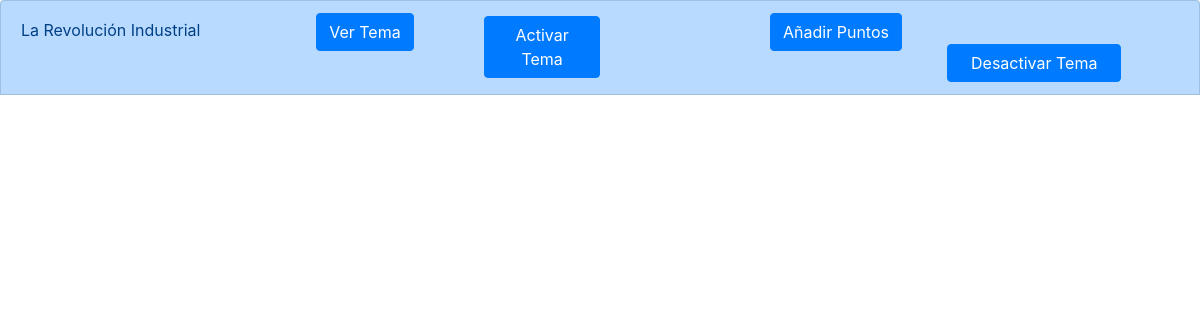
The app's page /Aula_VirtualPHP/VerTema.php?Id_Activo=1 (signed in), older data.
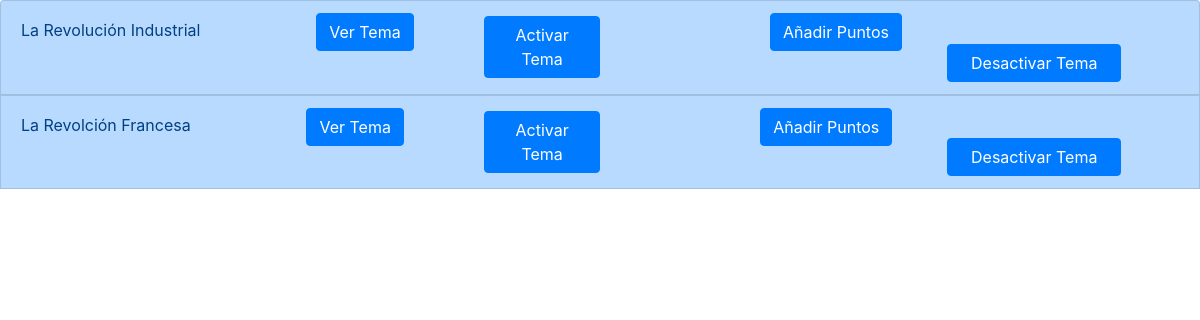
The same page, newer data.
### tables this page shows
create table Temas(
	TemaId int primary key auto_increment not null,	
	Titulo varchar(100)not null,
	Resumen text not null,
	ProfesorId int not null,
	MateriaId int not null,
	NivelId int not null,
	FechaCreacion date not null,
	EsActivo boolean not null,
	Numero int not null,
	Orden int not null,
	foreign key(ProfesorId)references Profesores(ProfesorId)on update cascade on delete cascade,
	foreign key(MateriaId)references Materias(MateriaId)on update cascade on delete cascade ,
	foreign key(NivelId)references Niveles(NivelId)on update cascade on delete cascade
	);

### Aula_VirtualPHP/VerTema.php (the view, shortened to what this page needs)
<html><meta charset='utf-8'>
	<?php
		include("conexion.php");
		$Id_Profesor=$_SESSION["ProfesorId"];
		$Id_Materia=$_GET["Id_Activo"];
	?>
	<head>
		<link rel="stylesheet" href="https://stackpath.bootstrapcdn.com/bootstrap/4.4.1/css/bootstrap.min.css">
	</head>
	<body>
		<?php
			$Ver_Temas="select distinct t.titulo,m.Nombre,t.TemaId,n.NivelId from temas t, profesores p ,niveles n,materias m where(t.materiaId=m.MateriaId and n.nivelId=t.nivelId and t.profesorId=$Id_Profesor and t.materiaId=$Id_Materia)";
			$Temario=mysqli_query($conexion,$Ver_Temas);
			$nfilas=mysqli_num_rows($Temario);
			if($nfilas>0){
				echo("<ul class='list-group'>");
				while($fila=mysqli_fetch_array($Temario)){
					echo(
						"<li class='list-group-item list-group-item-action list-group-item-primary'>".$fila['titulo']."<a class='btn btn-primary' data-toggle='collapse' href='#Tema".strval($fila["TemaId"])."' role='button' aria-expanded='false' aria-controls='multiCollapseExample1' style='margin-left:10%;'>Ver Tema</a>&nbsp;&nbsp;<a class='btn btn-primary' role='button' href='Agregarpunto.php?Id_Tema=".strval($fila["TemaId"])."' role='button' aria-expanded='false' aria-controls='multiCollapseExample1' style='margin-left:30%;'>Añadir Puntos</a> &nbsp;&nbsp;<a class='btn btn-primary' href='?VisualizarTema=true&Id_Activo=$Id_Materia&Id_Tema=".$fila['TemaId']."&ProfesorId=".$Id_Profesor."&NivelId=".$fila['NivelId']."' role='button' style='width:10%;margin-left:40%;margin-top:-3%;'>Activar Tema</a><a class='btn btn-primary' href='?OcultarTema=true&&Id_Activo=$Id_Materia&Id_Tema=".$fila['TemaId']."&ProfesorId=".$Id_Profesor."&NivelId=".$fila['NivelId']."' role='button' style='width:15%;margin-left:80%;margin-top:-3%;'>Desactivar Tema</a>
						</li>");
				}
			echo("</ul>");
			}
			else{
				echo("No hay temas activados");
			}
		?>
	</body>
</html>

### Aula_VirtualPHP/conexion.php (shortened to what this page needs)
<html><meta charset='utf-8'>

Row changes from the older to the newer data that the page shows:
added temas: Titulo "La Revolción Francesa"
